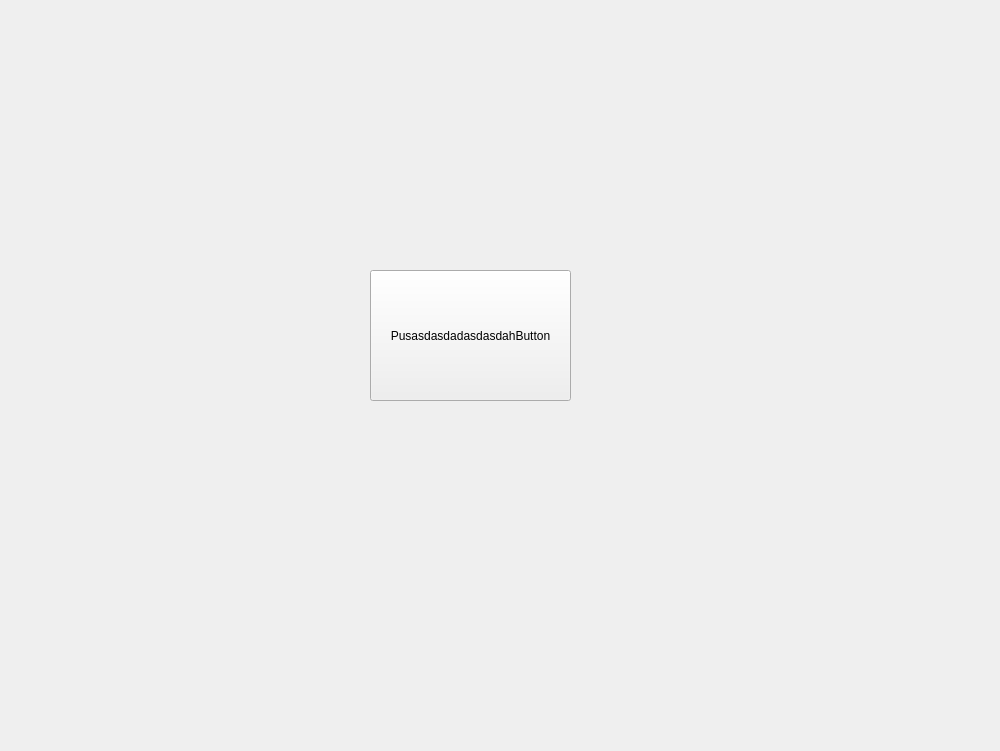
<?xml version="1.0" encoding="UTF-8"?>
<ui version="4.0">
 <class>ProfileCreator</class>
 <widget class="QWidget" name="ProfileCreator">
  <property name="geometry">
   <rect>
    <x>0</x>
    <y>0</y>
    <width>1000</width>
    <height>751</height>
   </rect>
  </property>
  <property name="windowTitle">
   <string>Form</string>
  </property>
  <widget class="QPushButton" name="pushButton">
   <property name="geometry">
    <rect>
     <x>370</x>
     <y>270</y>
     <width>201</width>
     <height>131</height>
    </rect>
   </property>
   <property name="text">
    <string>PusasdasdadasdasdahButton</string>
   </property>
  </widget>
 </widget>
 <resources/>
 <connections/>
</ui>
